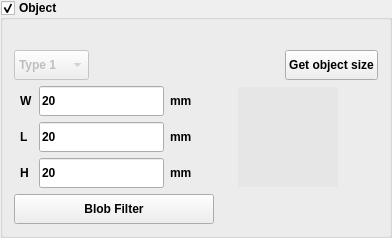
                    <widget class="QGroupBox" name="gbCameraObject">
                     <property name="font">
                      <font>
                       <weight>75</weight>
                       <bold>true</bold>
                      </font>
                     </property>
                     <property name="title">
                      <string>Object</string>
                     </property>
                     <property name="checkable">
                      <bool>true</bool>
                     </property>
                     <layout class="QVBoxLayout" name="verticalLayout_40">
                      <property name="topMargin">
                       <number>30</number>
                      </property>
                      <item>
                       <layout class="QHBoxLayout" name="horizontalLayout_29">
                        <item>
                         <widget class="QComboBox" name="cbObjectType">
                          <property name="enabled">
                           <bool>false</bool>
                          </property>
                          <property name="minimumSize">
                           <size>
                            <width>0</width>
                            <height>30</height>
                           </size>
                          </property>
                          <item>
                           <property name="text">
                            <string>Type 1</string>
                           </property>
                          </item>
                          <item>
                           <property name="text">
                            <string>Type 2</string>
                           </property>
                          </item>
                          <item>
                           <property name="text">
                            <string>Type 3</string>
                           </property>
                          </item>
                          <item>
                           <property name="text">
                            <string>Type 4</string>
                           </property>
                          </item>
                          <item>
                           <property name="text">
                            <string>Type 5</string>
                           </property>
                          </item>
                          <item>
                           <property name="text">
                            <string>Type 6</string>
                           </property>
                          </item>
                          <item>
                           <property name="text">
                            <string>Type 7</string>
                           </property>
                          </item>
                          <item>
                           <property name="text">
                            <string>Type 8</string>
                           </property>
                          </item>
                          <item>
                           <property name="text">
                            <string>Type 9</string>
                           </property>
                          </item>
                          <item>
                           <property name="text">
                            <string>Type 10</string>
                           </property>
                          </item>
                         </widget>
                        </item>
                        <item>
                         <spacer name="horizontalSpacer_43">
                          <property name="orientation">
                           <enum>Qt::Horizontal</enum>
                          </property>
                          <property name="sizeHint" stdset="0">
                           <size>
                            <width>40</width>
                            <height>20</height>
                           </size>
                          </property>
                         </spacer>
                        </item>
                        <item>
                         <widget class="QPushButton" name="pbObjectRect">
                          <property name="minimumSize">
                           <size>
                            <width>0</width>
                            <height>30</height>
                           </size>
                          </property>
                          <property name="toolTip">
                           <string>Bound the object size</string>
                          </property>
                          <property name="styleSheet">
                           <string notr="true"/>
                          </property>
                          <property name="text">
                           <string>Get object size</string>
                          </property>
                          <property name="icon">
                           <iconset resource="resource.qrc">
                            <normaloff>:/icon/Rectangle_16px.png</normaloff>:/icon/Rectangle_16px.png</iconset>
                          </property>
                         </widget>
                        </item>
                       </layout>
                      </item>
                      <item>
                       <layout class="QHBoxLayout" name="horizontalLayout_28">
                        <item>
                         <layout class="QGridLayout" name="gridLayout_12">
                          <property name="leftMargin">
                           <number>6</number>
                          </property>
                          <item row="2" column="2">
                           <widget class="QLabel" name="label_56">
                            <property name="text">
                             <string>mm</string>
                            </property>
                           </widget>
                          </item>
                          <item row="0" column="0">
                           <widget class="QLabel" name="label_42">
                            <property name="text">
                             <string>W</string>
                            </property>
                           </widget>
                          </item>
                          <item row="2" column="0">
                           <widget class="QLabel" name="label_44">
                            <property name="text">
                             <string>H</string>
                            </property>
                           </widget>
                          </item>
                          <item row="2" column="1">
                           <widget class="QLineEdit" name="leHRec">
                            <property name="minimumSize">
                             <size>
                              <width>0</width>
                              <height>30</height>
                             </size>
                            </property>
                            <property name="maximumSize">
                             <size>
                              <width>150</width>
                              <height>16777215</height>
                             </size>
                            </property>
                            <property name="text">
                             <string>20</string>
                            </property>
                           </widget>
                          </item>
                          <item row="1" column="0">
                           <widget class="QLabel" name="label_43">
                            <property name="text">
                             <string>L</string>
                            </property>
                           </widget>
                          </item>
                          <item row="1" column="1">
                           <widget class="QLineEdit" name="leLRec">
                            <property name="minimumSize">
                             <size>
                              <width>0</width>
                              <height>30</height>
                             </size>
                            </property>
                            <property name="maximumSize">
                             <size>
                              <width>150</width>
                              <height>16777215</height>
                             </size>
                            </property>
                            <property name="text">
                             <string>20</string>
                            </property>
                           </widget>
                          </item>
                          <item row="0" column="1">
                           <widget class="QLineEdit" name="leWRec">
                            <property name="minimumSize">
                             <size>
                              <width>0</width>
                              <height>30</height>
                             </size>
                            </property>
                            <property name="maximumSize">
                             <size>
                              <width>150</width>
                              <height>16777215</height>
                             </size>
                            </property>
                            <property name="text">
                             <string>20</string>
                            </property>
                           </widget>
                          </item>
                          <item row="0" column="2">
                           <widget class="QLabel" name="label_54">
                            <property name="text">
                             <string>mm</string>
                            </property>
                           </widget>
                          </item>
                          <item row="1" column="2">
                           <widget class="QLabel" name="label_55">
                            <property name="text">
                             <string>mm</string>
                            </property>
                           </widget>
                          </item>
                         </layout>
                        </item>
                        <item>
                         <spacer name="horizontalSpacer_9">
                          <property name="orientation">
                           <enum>Qt::Horizontal</enum>
                          </property>
                          <property name="sizeHint" stdset="0">
                           <size>
                            <width>40</width>
                            <height>20</height>
                           </size>
                          </property>
                         </spacer>
                        </item>
                        <item>
                         <widget class="QLabel" name="lbTrackingObject">
                          <property name="minimumSize">
                           <size>
                            <width>100</width>
                            <height>100</height>
                           </size>
                          </property>
                          <property name="maximumSize">
                           <size>
                            <width>100</width>
                            <height>100</height>
                           </size>
                          </property>
                          <property name="styleSheet">
                           <string notr="true">background-color:rgb(230, 230, 230)</string>
                          </property>
                          <property name="text">
                           <string/>
                          </property>
                          <property name="margin">
                           <number>0</number>
                          </property>
                         </widget>
                        </item>
                        <item>
                         <spacer name="horizontalSpacer_8">
                          <property name="orientation">
                           <enum>Qt::Horizontal</enum>
                          </property>
                          <property name="sizeHint" stdset="0">
                           <size>
                            <width>40</width>
                            <height>20</height>
                           </size>
                          </property>
                         </spacer>
                        </item>
                       </layout>
                      </item>
                      <item>
                       <widget class="QPushButton" name="pbFilter">
                        <property name="minimumSize">
                         <size>
                          <width>0</width>
                          <height>30</height>
                         </size>
                        </property>
                        <property name="maximumSize">
                         <size>
                          <width>200</width>
                          <height>16777215</height>
                         </size>
                        </property>
                        <property name="toolTip">
                         <string>Camera Filter</string>
                        </property>
                        <property name="text">
                         <string>Blob Filter</string>
                        </property>
                        <property name="icon">
                         <iconset resource="resource.qrc">
                          <normaloff>:/icon/Slider 2_16px.png</normaloff>:/icon/Slider 2_16px.png</iconset>
                        </property>
                       </widget>
                      </item>
                     </layout>
                    </widget>
